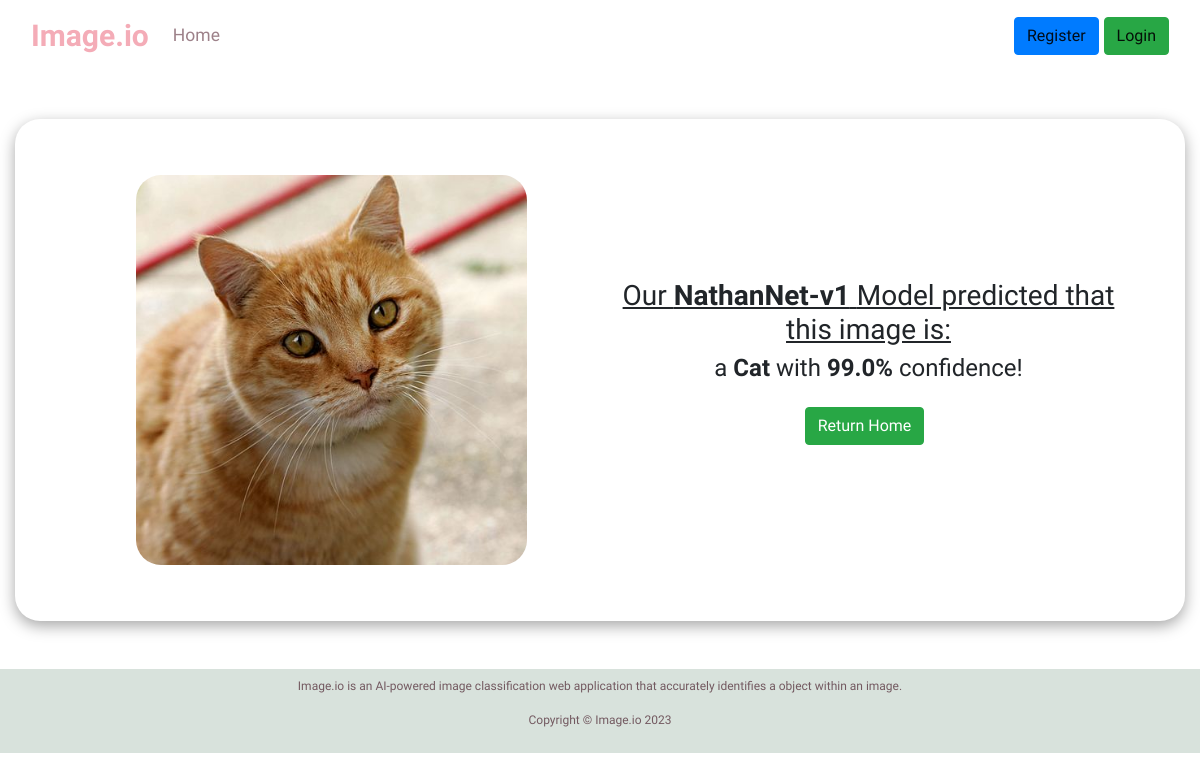
Page /view/2 on the committed database.
### application/models.py (models this page shows)
class Entry(db.Model):
    id = db.Column(db.Integer, primary_key=True, autoincrement = True)
    image_url = db.Column(db.String(500), nullable=False)
    model_selection = db.Column(db.String(20), nullable = False)
    pred = db.Column(db.String(20), nullable = False)
    pred_dt = db.Column(db.DateTime, nullable = False)
    conf_pct = db.Column(db.Float, nullable=False)

### application/routes.py (the view)
@app.route('/view/<id>', methods = ['GET'])
def view(id):
    entry = get_entry(id)
    entry_count = Entry.query.count()
    entry.image_url = 'upload/'+entry.image_url
    return render_template('Results.html', mod_conf=entry.conf_pct, result=entry.pred, img=entry.image_url, choice = entry.model_selection, entry_count = entry_count)

### application/routes.py (called while the page is built)
def get_entry(id):
    try:
        entry = db.get_or_404(Entry, id)
        return entry
    except Exception as error:
        db.session.rollback()
        flash(f"Error: {error}", "danger")
        return 0

### application/templates/Results.html
{% extends "layout.html" %}
{% block content %}
<div class="container-fluid mt-5 mb-5 p-5 d-flex align-items-center" style="border-radius: 25px; box-shadow: rgba(0, 0, 0, 0.35) 0px 5px 15px;">
    <div class="p-2 w-50 text-center" style="overflow: hidden; border-radius: 25px;">
        <img src="{{url_for('static', filename=img) }}" style="width: 75%; height: auto; border-radius: 25px;">
    </div>
    <div class="p-2 w-50 d-flex flex-column justify-content-center">
        <h3 class="text-center" style="font-family: 'Libre Franklin', sans-serif;"><u>Our <b>{{ choice }}</b> Model predicted that this image is:</u></h3>
        <h4 class="text-center" style="font-family: 'Libre Franklin', sans-serif;">a <b>{{ result }}</b> with <b>{{ mod_conf }}%</b> confidence!</h3>
            <form class='form-inline justify-content-center my-3' action='/home'>
                <button class='btn btn-success mr-2 search-button ' type='submit'>Return Home</button>
              </form>
    </div>
</div>
{% endblock %}

### application/static/css/main.css (style rules this page uses)
html, body { width: 100%; height: 100%; }
th, td, .search-input, .search-button { font-family: 'Libre Franklin', sans-serif; }

### rows in the picture
Entry: image_url (picture), model_selection "NathanNet-v1", pred "Cat", conf_pct "99.0"
